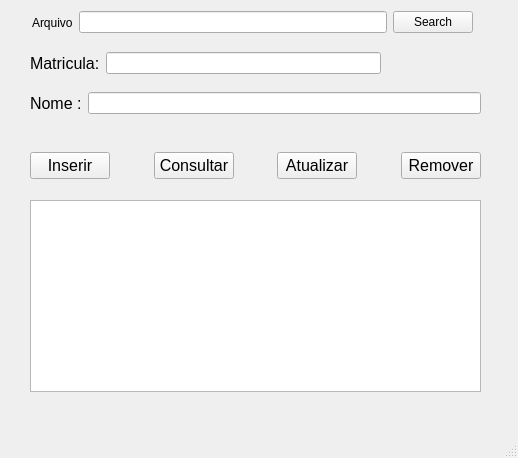
<?xml version="1.0" encoding="UTF-8"?>
<ui version="4.0">
 <class>MainWindow</class>
 <widget class="QMainWindow" name="MainWindow">
  <property name="geometry">
   <rect>
    <x>0</x>
    <y>0</y>
    <width>518</width>
    <height>458</height>
   </rect>
  </property>
  <property name="windowTitle">
   <string>Relatorio Aluno</string>
  </property>
  <widget class="QWidget" name="centralwidget">
   <widget class="QTableWidget" name="tableWidget">
    <property name="geometry">
     <rect>
      <x>30</x>
      <y>200</y>
      <width>451</width>
      <height>192</height>
     </rect>
    </property>
   </widget>
   <widget class="QWidget" name="layoutWidget">
    <property name="geometry">
     <rect>
      <x>30</x>
      <y>150</y>
      <width>451</width>
      <height>32</height>
     </rect>
    </property>
    <layout class="QHBoxLayout" name="horizontalLayout_2">
     <item>
      <widget class="QPushButton" name="pushButtonInserir">
       <property name="font">
        <font>
         <pointsize>12</pointsize>
        </font>
       </property>
       <property name="text">
        <string>Inserir</string>
       </property>
      </widget>
     </item>
     <item>
      <spacer name="horizontalSpacer_2">
       <property name="orientation">
        <enum>Qt::Horizontal</enum>
       </property>
       <property name="sizeHint" stdset="0">
        <size>
         <width>40</width>
         <height>20</height>
        </size>
       </property>
      </spacer>
     </item>
     <item>
      <widget class="QPushButton" name="pushButtonConsultar">
       <property name="font">
        <font>
         <pointsize>12</pointsize>
        </font>
       </property>
       <property name="text">
        <string>Consultar</string>
       </property>
      </widget>
     </item>
     <item>
      <spacer name="horizontalSpacer_3">
       <property name="orientation">
        <enum>Qt::Horizontal</enum>
       </property>
       <property name="sizeHint" stdset="0">
        <size>
         <width>40</width>
         <height>20</height>
        </size>
       </property>
      </spacer>
     </item>
     <item>
      <widget class="QPushButton" name="pushButtonAtualizar">
       <property name="font">
        <font>
         <pointsize>12</pointsize>
        </font>
       </property>
       <property name="text">
        <string>Atualizar</string>
       </property>
      </widget>
     </item>
     <item>
      <spacer name="horizontalSpacer">
       <property name="orientation">
        <enum>Qt::Horizontal</enum>
       </property>
       <property name="sizeHint" stdset="0">
        <size>
         <width>40</width>
         <height>20</height>
        </size>
       </property>
      </spacer>
     </item>
     <item>
      <widget class="QPushButton" name="pushButtonRemover">
       <property name="font">
        <font>
         <pointsize>12</pointsize>
        </font>
       </property>
       <property name="text">
        <string>Remover</string>
       </property>
      </widget>
     </item>
    </layout>
   </widget>
   <widget class="QWidget" name="layoutWidget">
    <property name="geometry">
     <rect>
      <x>30</x>
      <y>50</y>
      <width>351</width>
      <height>26</height>
     </rect>
    </property>
    <layout class="QHBoxLayout" name="horizontalLayout_3">
     <item>
      <widget class="QLabel" name="label_2">
       <property name="font">
        <font>
         <pointsize>12</pointsize>
        </font>
       </property>
       <property name="text">
        <string>Matricula:</string>
       </property>
      </widget>
     </item>
     <item>
      <widget class="QLineEdit" name="lineEditMat"/>
     </item>
    </layout>
   </widget>
   <widget class="QWidget" name="layoutWidget">
    <property name="geometry">
     <rect>
      <x>30</x>
      <y>90</y>
      <width>451</width>
      <height>26</height>
     </rect>
    </property>
    <layout class="QHBoxLayout" name="horizontalLayout_4">
     <item>
      <widget class="QLabel" name="label_3">
       <property name="font">
        <font>
         <pointsize>12</pointsize>
        </font>
       </property>
       <property name="text">
        <string>Nome :</string>
       </property>
      </widget>
     </item>
     <item>
      <widget class="QLineEdit" name="lineEditNome"/>
     </item>
    </layout>
   </widget>
   <widget class="QWidget" name="">
    <property name="geometry">
     <rect>
      <x>32</x>
      <y>10</y>
      <width>441</width>
      <height>25</height>
     </rect>
    </property>
    <layout class="QHBoxLayout" name="horizontalLayout">
     <item>
      <widget class="QLabel" name="label">
       <property name="text">
        <string>Arquivo</string>
       </property>
      </widget>
     </item>
     <item>
      <widget class="QLineEdit" name="lineEditPath"/>
     </item>
     <item>
      <widget class="QPushButton" name="pushButtonSearch">
       <property name="text">
        <string>Search</string>
       </property>
      </widget>
     </item>
    </layout>
   </widget>
  </widget>
  <widget class="QMenuBar" name="menubar">
   <property name="geometry">
    <rect>
     <x>0</x>
     <y>0</y>
     <width>518</width>
     <height>20</height>
    </rect>
   </property>
  </widget>
  <widget class="QStatusBar" name="statusbar"/>
 </widget>
 <resources/>
 <connections/>
</ui>
